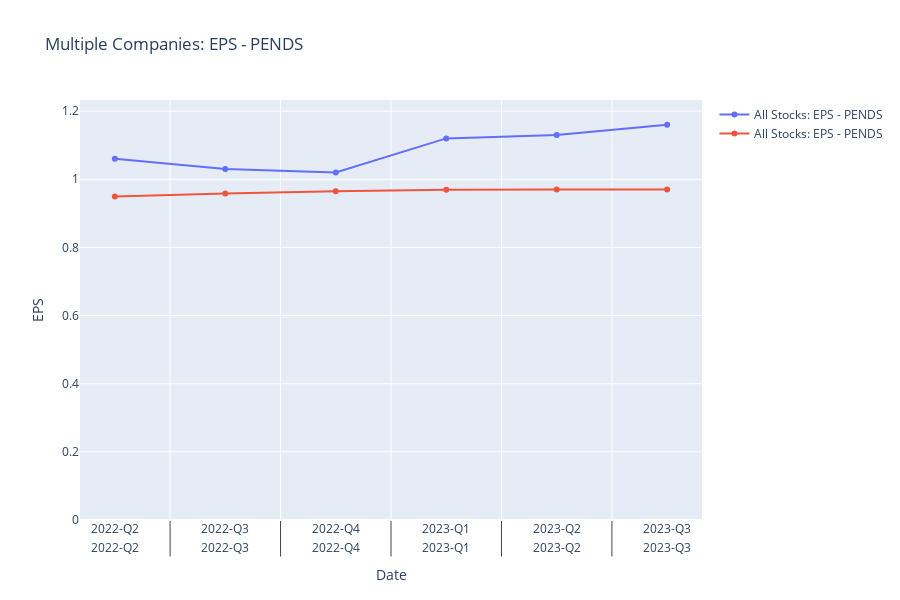

Here is the notebook cell this chart was saved with:
### Code cell
trace_true = go.Scatter(x=x_indices, y=y_true_inverse, mode="lines+markers", name=f"All Stocks: EPS - PENDS")
trace_preds = go.Scatter(x=x_indices, y=preds_inverse, mode="lines+markers", name=f"All Stocks: EPS - PENDS")


layout = go.Layout(
    title = f"{stock_symbol}: EPS - PENDS",
    xaxis=dict(title='Date'),
    yaxis=dict(title='EPS', side='left', rangemode='tozero'),
    height=600,
)

fig = go.Figure(data=[trace_true, trace_preds], layout=layout)
fig.show()

### Figure 1 — Plotly figure (JSON) as saved in the notebook; plotly's stock layout.template omitted (floating-point values rounded to 4 significant figures; data arrays with more than 128 entries replaced by an {"elided": "..."} marker saying what was removed)
{"data": [{"mode": "lines+markers", "name": "All Stocks: EPS - PENDS", "type": "scatter", "x": {"elided": "36x6 str values"}, "y": {"elided": "252 float values"}}, {"mode": "lines+markers", "name": "All Stocks: EPS - PENDS", "type": "scatter", "x": {"elided": "36x6 str values"}, "y": {"elided": "252 float values"}}], "layout": {"height": 600, "title": {"text": "Multiple Companies: EPS - PENDS"}, "xaxis": {"title": {"text": "Date"}}, "yaxis": {"rangemode": "tozero", "side": "left", "title": {"text": "EPS"}}}}
